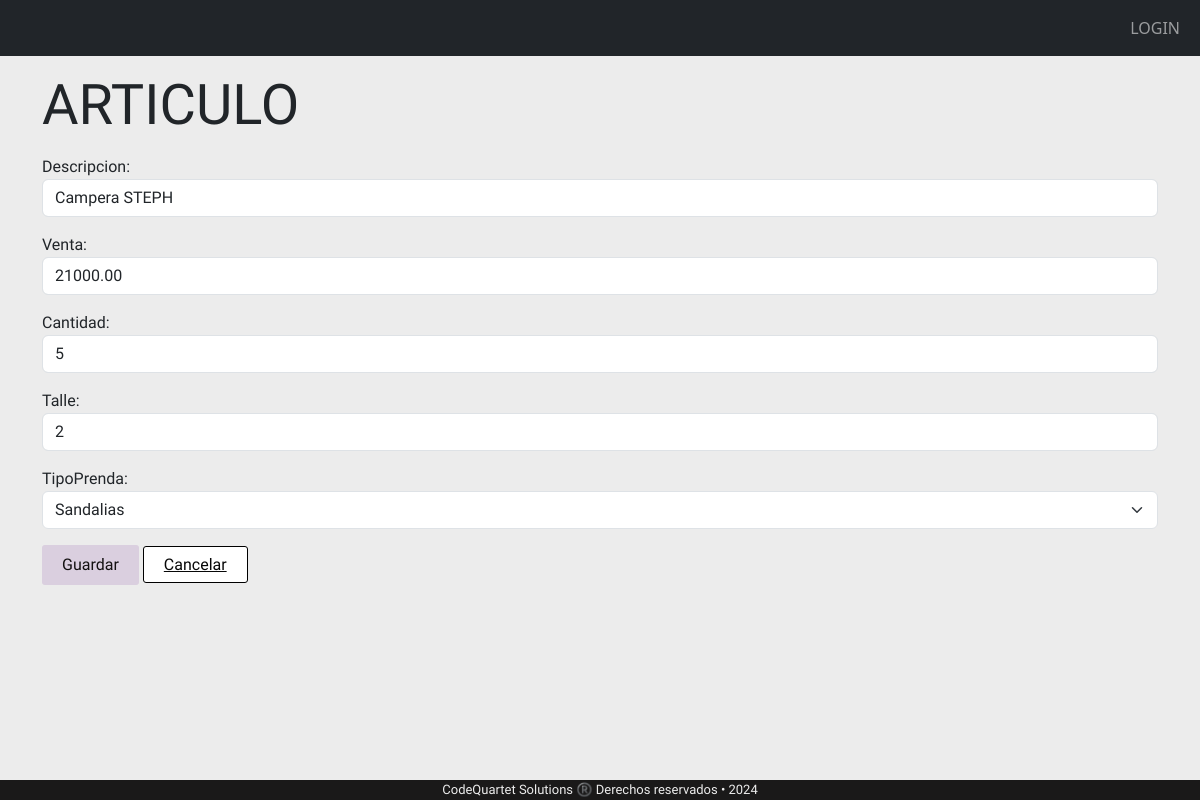
/articulos/ArticulosModif/11/, run on an earlier commit of the app's database.
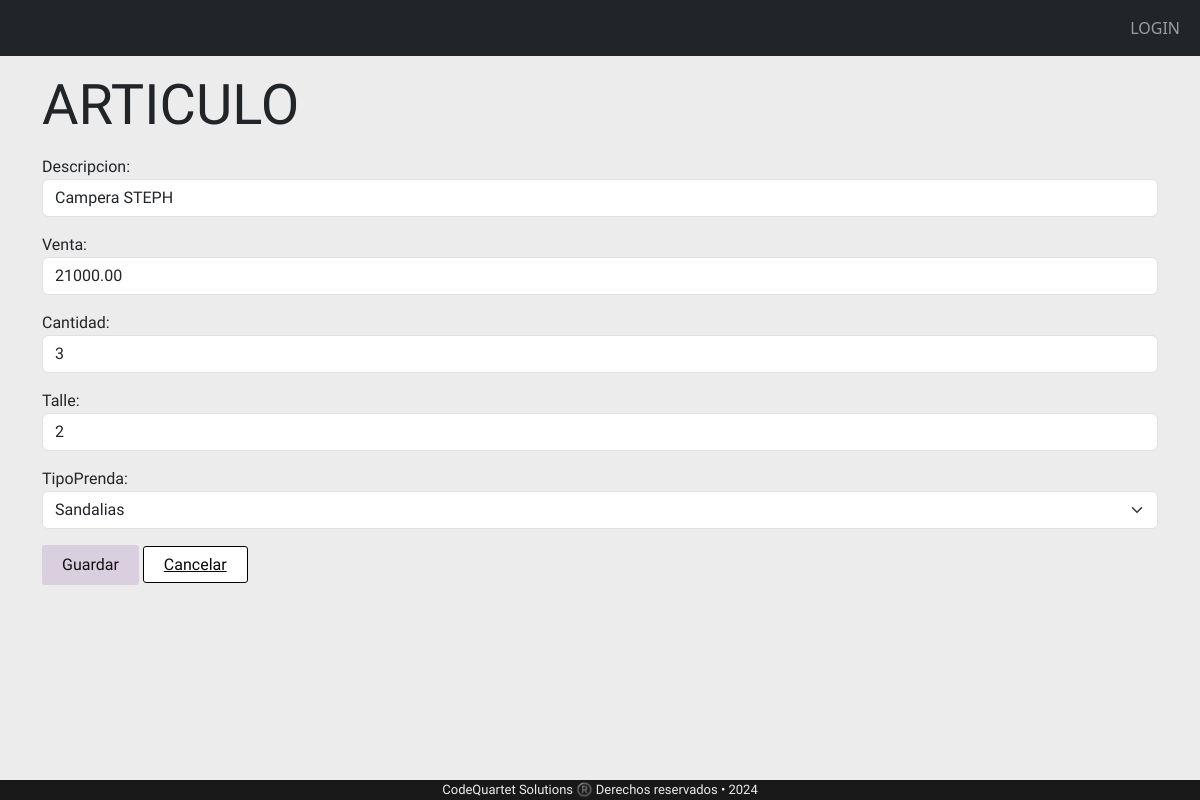
And on a later commit of the database.
### appRieVictoria/models.py (models this page shows, shortened)
class Articulos (models.Model):
    descripcion = models.CharField( max_length= 100,help_text= '')
    venta= models.DecimalField(max_digits=10, decimal_places=2)
    cantidad = models.BigIntegerField(help_text='')
    talle = models.CharField(max_length=3)
    ventas = models.ManyToManyField("Ventas" ,related_name='articulos_vendidos', through="ventaProd")
    tipoPrenda =models.ForeignKey("tipoPrenda", on_delete=models.CASCADE, default=1)

class TipoPrenda (models.Model):
    descripcion =models.CharField( max_length= 60,help_text= 'Tipo de articulo')
    def __str__(self) -> str:
        return str(self.descripcion)

### appRieVictoria/views.py (the view)
# urls.py: path('articulos/ArticulosModif/<int:pk>/', views.ArticulosModif, name='ArticulosModif'),
def ArticulosModif(request, pk):
    articulos = Articulos.objects.get(pk=pk)
    if request.method == 'POST':
        form = ArticulosForm(request.POST, instance=articulos)
        if form.is_valid():
            form.save()
            return HttpResponseRedirect(reverse('tabla'))
    else:
        form = ArticulosForm(instance=articulos)
    return render(request, 'ArticulosForm.html', {'form': form, 'articulos': articulos})

### appRieVictoria/forms.py
class ArticulosForm(forms.ModelForm):
    class Meta:
        model = Articulos
        fields = ('descripcion', 'venta', 'cantidad', 'talle', 'tipoPrenda'  )
        widgets = {
            'descripcion': forms.TextInput(attrs={'class': 'form-control'}),
            'venta': forms.NumberInput(attrs={'class': 'form-control'}),
            'cantidad': forms.NumberInput(attrs={'class': 'form-control'}),
            'talle': forms.TextInput(attrs={'class': 'form-control'}),
            'tipoPrenda': forms.Select(attrs={'class': 'form form-select'}),
        }

### proyectoRieVictoria/templates/articulosForm.html (shortened to what this page needs)
{% extends "base.html" %}
{% block content %}
<div class= "letra">
<div class="row">
    <h3 class="display-4 my-3">ARTICULO</h3>
    <form method="post" enctype="multipart/form-data">
        {{ form.as_p }}
        <button class="botonguardar" type="submit">Guardar</button>
        <a class="botoncancelar" class= "botoncancelar:hover" href="{% url 'tabla' %}">Cancelar</a>
    </form>
</div>
</div>
{% endblock %}

What changed in the data, as far as the page shows it:
changed Articulos "Sandalias": cantidad "5" → "3"
